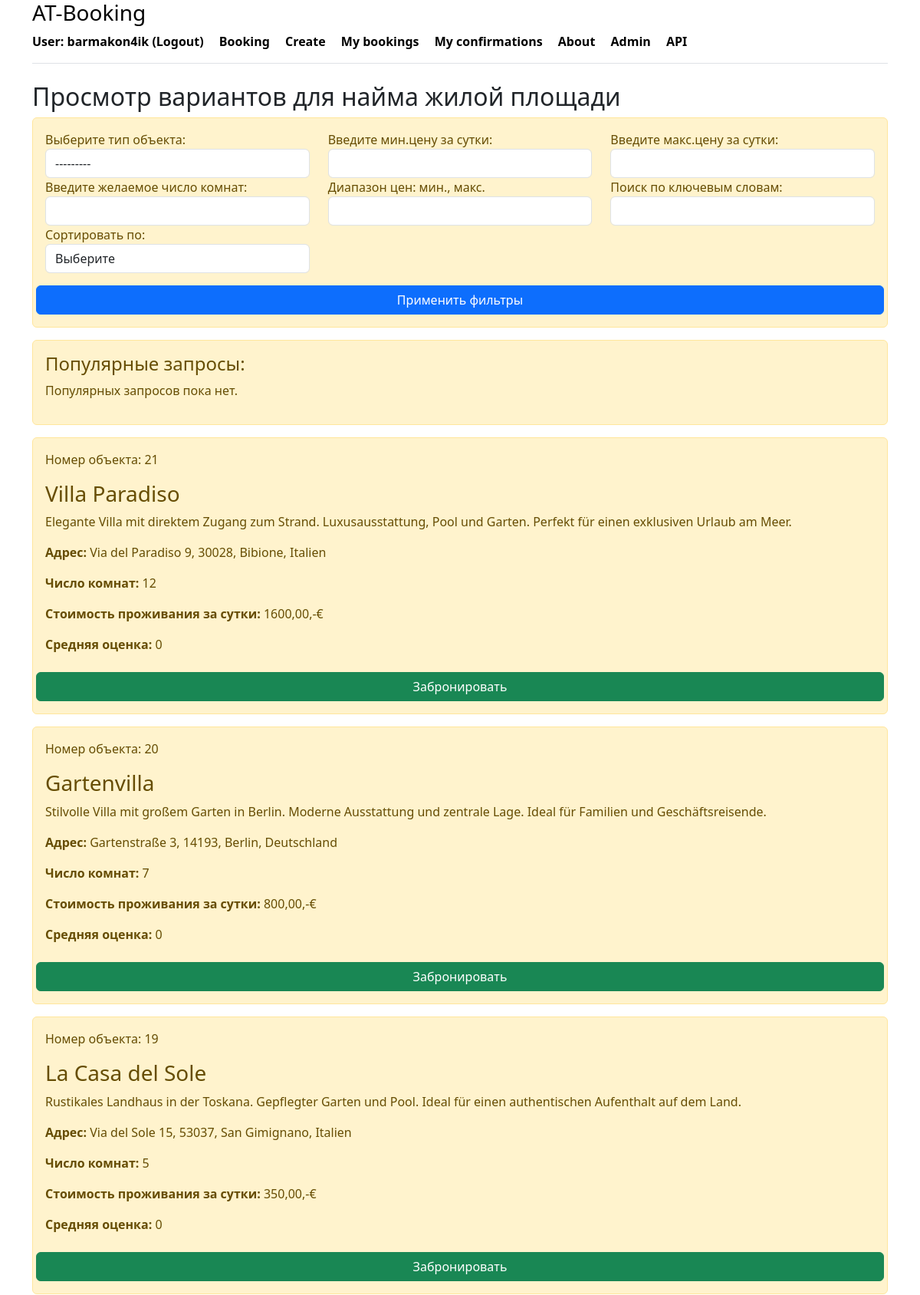
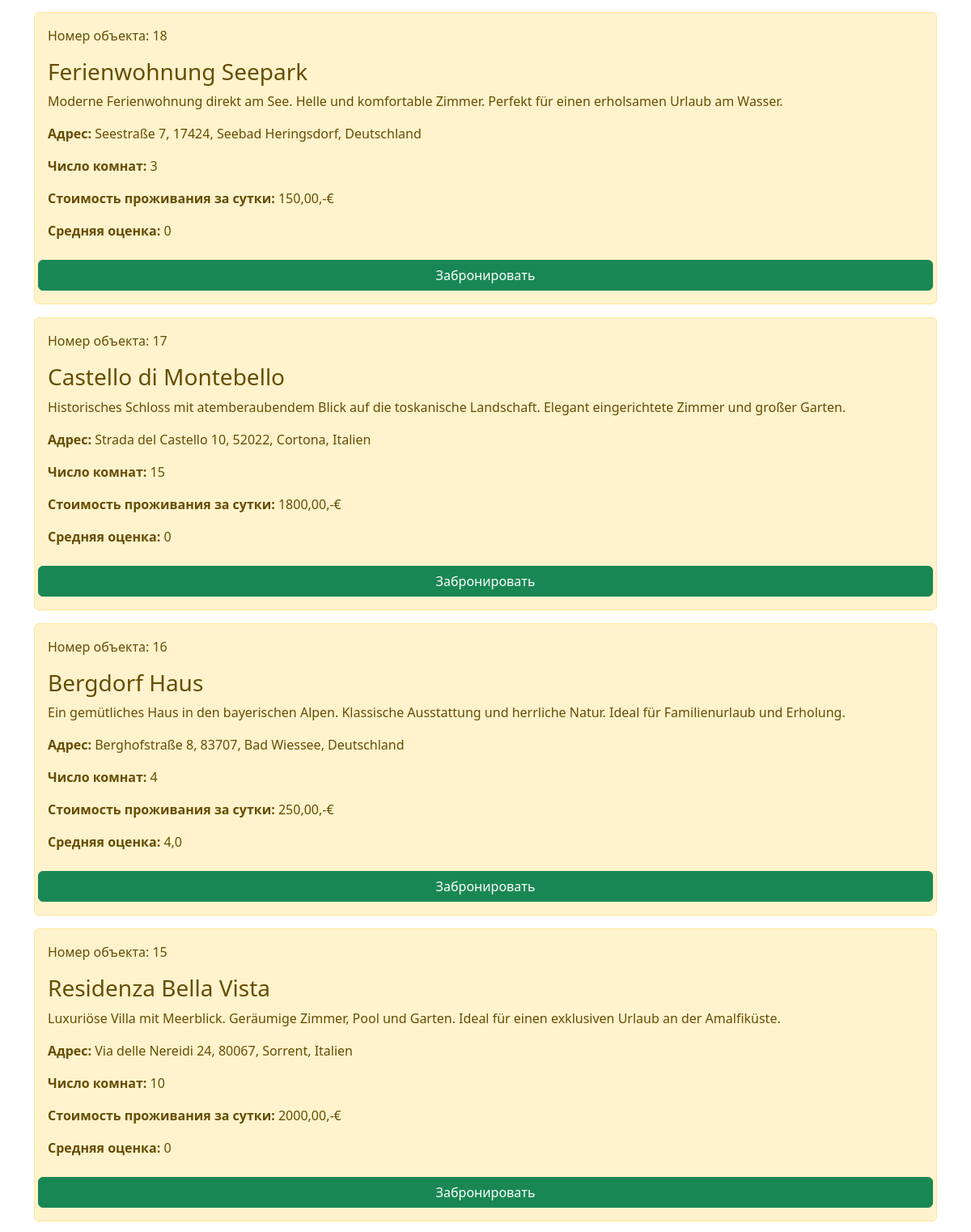
Screenshot of /housing_list/ (signed in, upper part) with the database file from the repository (2 pictures, top to bottom).
### booking/models.py (models this page shows, shortened)
class Housing(models.Model):
    class HousingType(models.TextChoices):
        APARTMENT = 'APARTMENT', 'Квартира'
        HOUSE = 'HOUSE', 'Дом'
        STUDIO = 'STUDIO', 'Студия'
        CASTLE = 'CASTLE', 'Замок'
        HOTEL = 'HOTEL', 'Гостиница'
        VILLA = 'VILLA', 'Вилла'
        COTTAGE = 'COTTAGE', 'Коттедж'
    name = models.CharField(_('Name of object'), max_length=100)
    type = models.CharField(
        _('Type of object'),
        max_length=20,
        choices=HousingType.choices,
        default=HousingType.APARTMENT
    )
    country = models.CharField(_('Country'), max_length=50)
    post_code = models.CharField(_('Postal code'), max_length=10)
    city = models.CharField(_('City'), max_length=50)
    street = models.CharField(_('Street'), max_length=50, null=True, blank=True)
    house_number = models.CharField(_('House number'), max_length=50, null=True, blank=True)
    rooms = models.IntegerField(_('Number of rooms'))
    description = models.TextField(_('Description'))
    price = models.DecimalField(_('Price'), max_digits=10, decimal_places=2)
    owner = models.ForeignKey(User, on_delete=models.CASCADE, related_name='owner_housings')
    is_visible = models.BooleanField(default=True)
    created_at = models.DateTimeField(auto_now_add=True)
    views = models.IntegerField(default=0)  # Поле для хранения количества просмотров
    class Meta:
        verbose_name_plural = _('housings')
        verbose_name = _('housing')
        indexes = [
            models.Index(fields=['type']),
            models.Index(fields=['price']),
        ]
    def get_average_rating(self):
        avg_rating = self.reviews.aggregate(Avg('rating')).get('rating__avg')
        return avg_rating if avg_rating is not None else 0  # Возвращаем 0, если нет отзывов

### booking/views.py (the view, shortened to what this page needs)
# urls.py: path('housing_list/', housing_list, name='housing_list'),
def housing_list(request):
    if request.user.is_authenticated:
        housing = Housing.objects.all()
        keyword = request.GET.get('keyword', None)
        housing = Housing.objects.annotate(
            review_count=Count('reviews'),  # Подсчет количества отзывов
            average_rating=Avg('reviews__rating')
        )
        filter = HousingFilter(request.GET, queryset=housing)
        filtered_housing = filter.qs
        sort_by = request.GET.get('sort_by')
        if sort_by == 'price_asc':
            filtered_housing = filtered_housing.order_by('price')
        elif sort_by == 'price_desc':
            filtered_housing = filtered_housing.order_by('-price')
        elif sort_by == 'rating_asc':
            filtered_housing = filtered_housing.order_by('average_rating')  # Сортировка по возрастанию рейтинга
        elif sort_by == 'rating_desc':
            filtered_housing = filtered_housing.order_by('-average_rating')  # Сортировка по убыванию рейтинга
        elif sort_by == 'date_newest':
            filtered_housing = filtered_housing.order_by('-created_at')
        elif sort_by == 'date_oldest':
            filtered_housing = filtered_housing.order_by('created_at')
        elif sort_by == 'rooms_asc':
            filtered_housing = filtered_housing.order_by('rooms')
        elif sort_by == 'rooms_desc':
            filtered_housing = filtered_housing.order_by('-rooms')
        elif sort_by == 'country_asc':
            filtered_housing = filtered_housing.order_by('country')
        elif sort_by == 'country_desc':
            filtered_housing = filtered_housing.order_by('-country')
        elif sort_by == 'city_asc':
            filtered_housing = filtered_housing.order_by('city')
        elif sort_by == 'city_desc':
            filtered_housing = filtered_housing.order_by('-city')
        elif sort_by == 'post_code_asc':
            filtered_housing = filtered_housing.order_by('post_code')
        elif sort_by == 'post_code_desc':
            filtered_housing = filtered_housing.order_by('-post_code')
        elif sort_by == 'views_desc':
            filtered_housing = filtered_housing.order_by('-views')  # Сортировка по просмотрам
        elif sort_by == 'review_count_desc':
            filtered_housing = filtered_housing.order_by('-review_count')  # Сортировка по количеству отзывов
        popular_searches = SearchHistory.objects.values('keyword').annotate(
            count=models.Count('keyword')
        ).order_by('-count')[:5]  # Выводим топ-5 популярных запросов
        popular_housing_ids = ViewHistory.objects.values('housing').annotate(
            count=models.Count('view_count')
        ).order_by('-count').values_list('housing', flat=True)
        popular_housing = Housing.objects.filter(id__in=popular_housing_ids)
        context = {
            'housing': filtered_housing,
            'filter': filter,
            'sort_by': sort_by,  # Передаем значение сортировки обратно в шаблон
            'keyword': keyword,
            'popular_searches': popular_searches,  # Передаем популярные запросы в шаблон
            'popular_housing': popular_housing,
        }
        return render(request, 'booking/housing_list.html', context)
    else:
        return redirect('login')

### booking/templatetags/form_tags.py (called while the page is built)
@register.filter(name='add_class')
def add_class(value, css_class):
    return value.as_widget(attrs={'class': css_class})

### booking/templates/booking/housing_list.html (shortened to what this page needs)
{% extends 'booking/base.html' %}
{% load form_tags %}
{% block content %}
    <h2>Просмотр вариантов для найма жилой площади</h1>
    <div class="alert alert-warning mt-2">
    <form method="get">
        <div class="row">
            <div class="col-md-4">
                <label for="id_type">Выберите тип объекта:</label>
                {{ filter.form.type|add_class:"form-control" }}
            </div>
            <div class="col-md-4">
                <label for="id_price_min">Введите мин.цену за сутки:</label>
                {{ filter.form.price_min|add_class:"form-control" }}
            </div>
            <div class="col-md-4">
                <label for="id_price_max">Введите макс.цену за сутки:</label>
                {{ filter.form.price_max|add_class:"form-control" }}
            </div>
            <div class="col-md-4">
                <label for="id_rooms">Введите желаемое число комнат:</label>
                {{ filter.form.rooms|add_class:"form-control" }}
            </div>
            <div class="col-md-4">
                <label for="id_price_range">Диапазон цен: мин., макс.</label>
                {{ filter.form.price_range|add_class:"form-control" }}
            </div>
            <div class="col-md-4">
                    <label for="id_keyword">Поиск по ключевым словам:</label>
                    <input type="text" name="keyword" id="id_keyword" class="form-control" value="{{ request.GET.keyword }}">
            </div>
        </div>
            <div class="row">
                <div class="col-md-4">
                    <label for="sort_by">Сортировать по:</label>
                    <select id="sort_by" name="sort_by" class="form-control">
                        <option value="">Выберите</option>
                    </select>
                </div>
                <button type="submit" class="btn btn-primary mt-3">Применить фильтры</button>
            </div>
        </form>
    </div>
    <div class="alert alert-warning mt-2">
        <h4>Популярные запросы:</h4>
        {% if popular_searches %}
            <ul>
                {% for search in popular_searches %}
                    <li><a href="?keyword={{ search.keyword }}">{{ search.keyword }}</a> ({{ search.count }} раз)</li>
                {% endfor %}
            </ul>
        {% else %}
            <p>Популярных запросов пока нет.</p>
        {% endif %}
    </div>
    {% if housing %}
        {% for el in housing %}
            <div class="alert alert-warning mt-2">
                <p>Номер объекта: {{ el.id }}</p>
                 <h3>{{ el.name }}</h3>
                 <p>{{ el.description }}</p>
                 <p><strong>Адрес:</strong> {{ el.street }} {{ el.house_number }}, {{ el.post_code }}, {{ el.city }}, {{ el.country }}</p>
                 <p><strong>Число комнат:</strong> {{ el.rooms }}</p>
                 <p><strong>Стоимость проживания за сутки:</strong> {{ el.price }},-€</p>
                <p><strong>Средняя оценка:</strong> {{ el.get_average_rating }}</p>
                <div class="row">
                    <a href="{% url 'create_booking' el.id %}" class="btn btn-success mt-2">Забронировать</a>
                </div>
            </div>
        {% endfor %}
    {% else %}
        <div class="alert alert-warning mt-2">
            <p>Записей нет</p>
        </div>
    {% endif %}
{% endblock %}

### booking/templates/booking/base.html (shortened to what this page needs)
<!DOCTYPE html>
<html lang="ru">
<head>
    <link rel="stylesheet" href="https://cdn.jsdelivr.net/npm/bootstrap@5.3.3/dist/css/bootstrap.min.css">
</head>
<body>
<div class="container">
   <div class="d-flex flex-column flex-md-row align-items-center pb-3 mb-4 border-bottom">
       <a href="/" class="d-flex align-items-center link-body-emphasis text-decoration-none">
        <strong>
          <a class="link-body-emphasis text-decoration-none" href="{% url 'index' %}"><h3>AT-Booking</h3></a>
               {% if user.is_authenticated %}
                   <a class="me-3 py-2 link-body-emphasis text-decoration-none" href="{% url 'logout' %}">User: {{ user.username }} (Logout) </a>
               {% else %}
                   <a class="me-3 py-2 link-body-emphasis text-decoration-none" href="{% url 'login' %}">Login</a>
               {% endif %}
               <a class="me-3 py-2 link-body-emphasis text-decoration-none" href="{% url 'housing_list' %}">Booking</a>
               <a class="me-3 py-2 link-body-emphasis text-decoration-none" href="{% url 'create' %}">Create</a>
               <a class="me-3 py-2 link-body-emphasis text-decoration-none" href="{% url 'my_bookings' %}">My bookings</a>
                <a class="me-3 py-2 link-body-emphasis text-decoration-none" href="{% url 'my_confirmation' %}">My confirmations</a>
                <a class="me-3 py-2 link-body-emphasis text-decoration-none" href="{% url 'about' %}">About</a>
            <a class="me-3 py-2 link-body-emphasis text-decoration-none" href="/admin/">Admin</a>
               <a class="me-3 py-2 link-body-emphasis text-decoration-none" href="/api/">API</a>
        </strong>
   </div>
</div>
<div class="container">
    {% block content %}{% endblock %}
</div>
</body>
</html>

### rows the page displays
Housing: id "21", name "Villa Paradiso", description "Elegante Villa mit direktem Zugang zum Strand. Luxusausstattung, Pool und Garten. Perfekt für einen exklusiven Urlaub am Meer.", street "Via del Paradiso", house_number "9", post_code "30028", city "Bibione", country "Italien", rooms "12", price "1600,00", get_average_rating "0"
Housing: id "20", name "Gartenvilla", description "Stilvolle Villa mit großem Garten in Berlin. Moderne Ausstattung und zentrale Lage. Ideal für Familien und Geschäftsreisende.", street "Gartenstraße", house_number "3", post_code "14193", city "Berlin", country "Deutschland", rooms "7", price "800,00", get_average_rating "0"
Housing: id "19", name "La Casa del Sole", description "Rustikales Landhaus in der Toskana. Gepflegter Garten und Pool. Ideal für einen authentischen Aufenthalt auf dem Land.", street "Via del Sole", house_number "15", post_code "53037", city "San Gimignano", country "Italien", rooms "5", price "350,00", get_average_rating "0"
Housing: id "18", name "Ferienwohnung Seepark", description "Moderne Ferienwohnung direkt am See. Helle und komfortable Zimmer. Perfekt für einen erholsamen Urlaub am Wasser.", street "Seestraße", house_number "7", post_code "17424", city "Seebad Heringsdorf", country "Deutschland", rooms "3", price "150,00", get_average_rating "0"
Housing: id "17", name "Castello di Montebello", description "Historisches Schloss mit atemberaubendem Blick auf die toskanische Landschaft. Elegant eingerichtete Zimmer und großer Garten.", street "Strada del Castello", house_number "10", post_code "52022", city "Cortona", country "Italien", rooms "15", price "1800,00", get_average_rating "0"
Housing: id "16", name "Bergdorf Haus", description "Ein gemütliches Haus in den bayerischen Alpen. Klassische Ausstattung und herrliche Natur. Ideal für Familienurlaub und Erholung.", street "Berghofstraße", house_number "8", post_code "83707", city "Bad Wiessee", country "Deutschland", rooms "4", price "250,00", get_average_rating "4,0"
Housing: id "15", name "Residenza Bella Vista", description "Luxuriöse Villa mit Meerblick. Geräumige Zimmer, Pool und Garten. Ideal für einen exklusiven Urlaub an der Amalfiküste.", street "Via delle Nereidi", house_number "24", post_code "80067", city "Sorrent", country "Italien", rooms "10", price "2000,00", get_average_rating "0"

### other values shown
{{ user.username }} "barmakon4ik"
